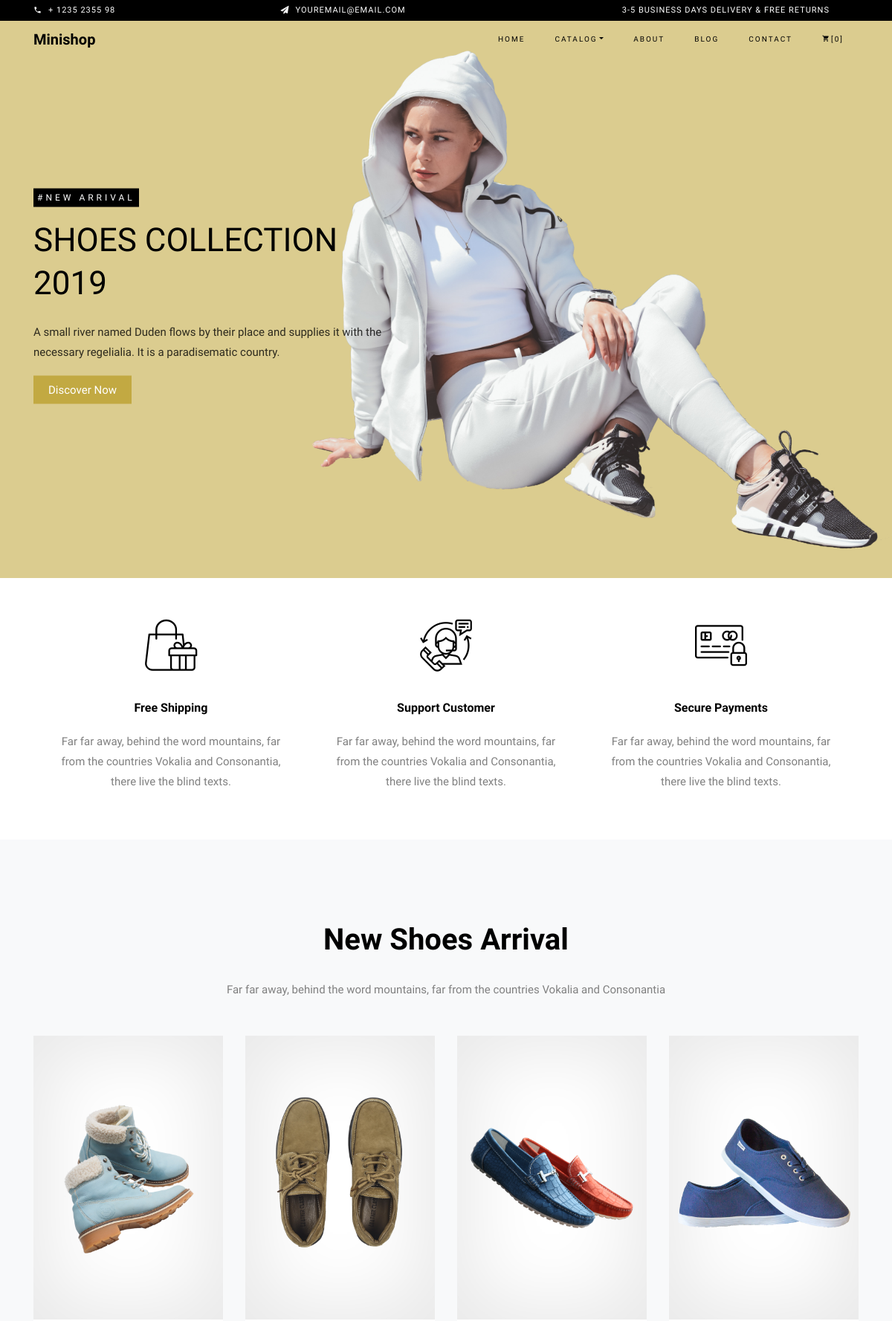
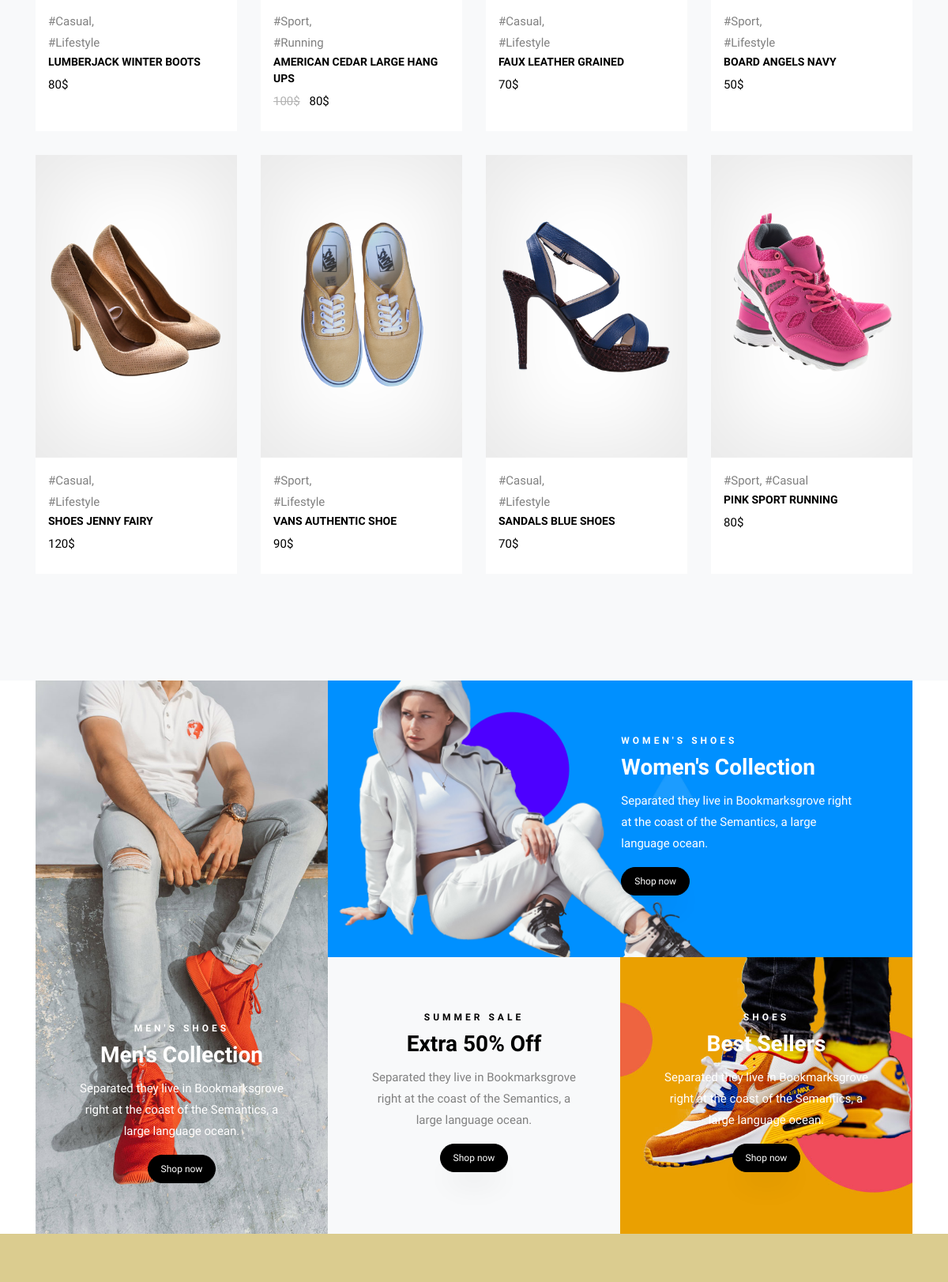
The page / (upper part) on the database its author committed (2 pictures, top to bottom).
### main_page/models.py (models this page shows, shortened)
class Tovars(models.Model):
    name = models.TextField(max_length=30,verbose_name='назва')
    price = models.IntegerField(verbose_name='ціна')
    desc = models.TextField(max_length=1000,verbose_name='опис')
    manufacter = models.TextField(max_length=1000,verbose_name='мануфактура')
    img = models.ImageField(verbose_name='фото товару')
    sizes = models.ManyToManyField(Size,verbose_name='розміри',blank=True)
    type = models.ManyToManyField(Type,verbose_name='вид')
    tag = models.ManyToManyField(Tag,verbose_name='теги')

class Tag(models.Model):
    name = models.CharField(max_length=30, verbose_name='Назва')
    slug = models.SlugField(unique=True, blank=True)
    def __str__(self):
        return self.name
    class Meta:
        verbose_name = 'Тег'
        verbose_name_plural = 'Теги'

class Skidka_Tovar(models.Model):
    price_new = models.IntegerField(verbose_name='нова ціна')
    old = models.ManyToManyField(Tovars,verbose_name='товар')

### main_page/views.py (the view)
# urls.py: path('', views.index, name='index'),
def index(request):
    tovars = Tovars.objects.all()
    skidki = Skidka_Tovar.objects.prefetch_related('old').all()
    gallery = Gallery.objects.all()
    for tovar in tovars:
        tovar.discounted_price = get_discounted_tovar(tovar)
    context = {
        'tovars': tovars,
        'skidki': skidki,
        'gallery':  gallery
    }
    context.update(get_tovars())
    context.update(get_skidka())
    return render(request, 'html_files/index.html', context)

### main_page/templatetags/custom_tags.py (called while the page is built)
@register.filter
def get_discount(skidka_tovars, tovar):
    for skidka in skidka_tovars:
        if tovar in skidka.old.all():
            return skidka
    return None

### main_page/views.py (called while the page is built)
def get_tovars():
    all_tovars = Tovars.objects.all()
    total_count = all_tovars.count()
    fourth = total_count // 4
    remainder = total_count % 4
    cat1_end = fourth + (1 if remainder > 0 else 0)
    cat2_end = cat1_end + (1 if remainder > 1 else 0)
    cat3_end = cat2_end + (1 if remainder > 2 else 0)
    return {
        'cat1': all_tovars[:cat1_end],
        'cat2': all_tovars[cat1_end:cat2_end],
        'cat3': all_tovars[cat2_end:cat3_end],
        'cat4': all_tovars[cat3_end:]
    }

def get_skidka():
    skidka_tovars = Skidka_Tovar.objects.prefetch_related('old').all()
    return {'skidka_tovars': skidka_tovars}

def get_discounted_tovar(tovar):
    discounted_item = Skidka_Tovar.objects.filter(old=tovar).first()
    if discounted_item:
        return discounted_item.price_new
    return tovar.price

### templates/html_files/index.html (shortened to what this page needs)
{% extends 'html_files/base.html' %}
{% load static %}
{% load custom_tags %}
{% block content %}
    <section id="home-section" class="hero">
		  <div class="home-slider owl-carousel">
	      <div class="slider-item js-fullheight">
	      	<div class="overlay"></div>
	        <div class="container-fluid p-0">
	          <div class="row d-md-flex no-gutters slider-text align-items-center justify-content-end" data-scrollax-parent="true">
	          	<img class="one-third order-md-last img-fluid" src="{% static 'blog/images/bg_1.png' %}" style="height:670px;,width:850px;" alt="">
		          <div class="one-forth d-flex align-items-center ftco-animate" data-scrollax=" properties: { translateY: '70%' }">
		          	<div class="text">
		          		<span class="subheading">#New Arrival</span>
		          		<div class="horizontal">
				            <h1 class="mb-4 mt-3">Shoes Collection 2019</h1>
				            <p class="mb-4">A small river named Duden flows by their place and supplies it with the necessary regelialia. It is a paradisematic country.</p>
				            <p><a href="{% url 'main_page:shop' %}" class="btn-custom">Discover Now</a></p>
				          </div>
		            </div>
		          </div>
	        	</div>
	        </div>
	      </div>
	    </div>
    </section>
    <section class="ftco-section ftco-no-pt ftco-no-pb">
			<div class="container">
				<div class="row no-gutters ftco-services">
          <div class="col-lg-4 text-center d-flex align-self-stretch ftco-animate">
            <div class="media block-6 services p-4 py-md-5">
              <div class="icon d-flex justify-content-center align-items-center mb-4">
            		<span class="flaticon-bag"></span>
              </div>
              <div class="media-body">
                <h3 class="heading">Free Shipping</h3>
                <p>Far far away, behind the word mountains, far from the countries Vokalia and Consonantia, there live the blind texts.</p>
              </div>
            </div>
          </div>
          <div class="col-lg-4 text-center d-flex align-self-stretch ftco-animate">
            <div class="media block-6 services p-4 py-md-5">
              <div class="icon d-flex justify-content-center align-items-center mb-4">
            		<span class="flaticon-customer-service"></span>
              </div>
              <div class="media-body">
                <h3 class="heading">Support Customer</h3>
                <p>Far far away, behind the word mountains, far from the countries Vokalia and Consonantia, there live the blind texts.</p>
              </div>
            </div>
          </div>
          <div class="col-lg-4 text-center d-flex align-self-stretch ftco-animate">
            <div class="media block-6 services p-4 py-md-5">
              <div class="icon d-flex justify-content-center align-items-center mb-4">
            		<span class="flaticon-payment-security"></span>
              </div>
              <div class="media-body">
                <h3 class="heading">Secure Payments</h3>
                <p>Far far away, behind the word mountains, far from the countries Vokalia and Consonantia, there live the blind texts.</p>
              </div>
            </div>
          </div>
        </div>
			</div>
		</section>
<section class="ftco-section bg-light">
	<div class="container">
		<div class="row justify-content-center mb-3 pb-3">
			<div class="col-md-12 heading-section text-center ftco-animate">
				<h2 class="mb-4">New Shoes Arrival</h2>
				<p>Far far away, behind the word mountains, far from the countries Vokalia and Consonantia</p>
			</div>
		</div>
	</div>
	<div class="container">
		<div class="row">
			{% for tovar in cat1 %}
			<div class="col-sm-12 col-md-6 col-lg-3 ftco-animate d-flex">
				<div class="product d-flex flex-column">
					<a href="#" class="img-prod"><img class="img-fluid" src="{{ tovar.img.url }}" alt="{{ tovar.name }}">
					</a>
					<div class="text py-3 pb-4 px-3">
						<div class="d-flex">
							<div class="cat">
								{{ tovar.tag.all|join:", " }}
							</div>
						</div>
						<h3><a href="#">{{ tovar.name }}</a></h3>
						{% with skidka=skidka_tovars|get_discount:tovar %}
							{% if skidka %}
								{% for tovar in skidka.old.all %}
								<div class="pricing">
									<p class="price">
										<span class="mr-2 price-dc">{{ tovar.price }}$</span>
										<span class="price-sale">{{ skidka.price_new }}$</span>
									</p>
								</div>
								{% endfor %}
							{% else %}
								<div class="pricing">
									<p class="price"><span>{{ tovar.price }}$</span></p>
								</div>
							{% endif %}
						{% endwith %}
					</div>
				</div>
			</div>
			{% endfor %}
			{% for tovar in cat4 %}
			<div class="col-sm-12 col-md-6 col-lg-3 ftco-animate d-flex">
				<div class="product d-flex flex-column">
					<a href="#" class="img-prod"><img class="img-fluid" src="{{ tovar.img.url }}" alt="{{ tovar.name }}">
					</a>
					<div class="text py-3 pb-4 px-3">
						<div class="d-flex">
							<div class="cat">
								{{ tovar.tag.all|join:", " }}
							</div>
						</div>
						<h3><a href="#">{{ tovar.name }}</a></h3>
						{% with skidka=skidka_tovars|get_discount:tovar %}
							{% if skidka %}
								{% for tovar in skidka.old.all %}
								<div class="pricing">
									<p class="price">
										<span class="mr-2 price-dc">{{ tovar.price }}$</span>
										<span class="price-sale">{{ skidka.price_new }}$</span>
									</p>
								</div>
								{% endfor %}
							{% else %}
								<div class="pricing">
									<p class="price"><span>{{ tovar.price }}$</span></p>
								</div>
							{% endif %}
						{% endwith %}
					</div>
				</div>
			</div>
			{% endfor %}
		</div>
	</div>
</section>
    <section class="ftco-section ftco-choose ftco-no-pb ftco-no-pt">
    	<div class="container">
				<div class="row no-gutters">
					<div class="col-lg-4">
						<div class="choose-wrap divider-one img p-5 d-flex align-items-end" style="background-image: url('{% static 'blog/images/choose-1.jpg' %}');">
    					<div class="text text-center text-white px-2">
								<span class="subheading">Men's Shoes</span>
    						<h2>Men's Collection</h2>
    						<p>Separated they live in Bookmarksgrove right at the coast of the Semantics, a large language ocean.</p>
    						<p><a href="{% url 'main_page:shop' %}" class="btn btn-black px-3 py-2">Shop now</a></p>
    					</div>
    				</div>
					</div>
					<div class="col-lg-8">
    				<div class="row no-gutters choose-wrap divider-two align-items-stretch">
    					<div class="col-md-12">
	    					<div class="choose-wrap full-wrap img align-self-stretch d-flex align-item-center justify-content-end" style="background-image: url('{% static 'blog/images/choose-2.jpg' %}');">
	    						<div class="col-md-7 d-flex align-items-center">
	    							<div class="text text-white px-5">
	    								<span class="subheading">Women's Shoes</span>
			    						<h2>Women's Collection</h2>
			    						<p>Separated they live in Bookmarksgrove right at the coast of the Semantics, a large language ocean.</p>
			    						<p><a href="{% url 'main_page:shop' %}" class="btn btn-black px-3 py-2">Shop now</a></p>
			    					</div>
	    						</div>
	    					</div>
	    				</div>
    					<div class="col-md-12">
    						<div class="row no-gutters">
    							<div class="col-md-6">
		    						<div class="choose-wrap wrap img align-self-stretch bg-light d-flex align-items-center">
		    							<div class="text text-center px-5">
		    								<span class="subheading">Summer Sale</span>
				    						<h2>Extra 50% Off</h2>
				    						<p>Separated they live in Bookmarksgrove right at the coast of the Semantics, a large language ocean.</p>
				    						<p><a href="{% url 'main_page:shop' %}" class="btn btn-black px-3 py-2">Shop now</a></p>
				    					</div>
		    						</div>
	    						</div>
	    						<div class="col-md-6">
		    						<div class="choose-wrap wrap img align-self-stretch d-flex align-items-center" style="background-image: url('{% static 'blog/images/choose-3.jpg' %}');;">
		    							<div class="text text-center text-white px-5">
		    								<span class="subheading">Shoes</span>
				    						<h2>Best Sellers</h2>
				    						<p>Separated they live in Bookmarksgrove right at the coast of the Semantics, a large language ocean.</p>
				    						<p><a href="{% url 'main_page:shop' %}" class="btn btn-black px-3 py-2">Shop now</a></p>
				    					</div>
		    						</div>
	    						</div>
	    					</div>
    					</div>
    				</div>
    			</div>
  			</div>
    	</div>
    </section>
{% for skidka in skidki %}
    {% for tovar in skidka.old.all %}
        <section class="ftco-section ftco-deal bg-primary">
        </section>
    {% endfor %}
{% endfor %}
{% endblock %}

### rows shown on the page
Tovars: img (picture), tag.all "#Casual, #Lifestyle", name "LUMBERJACK WINTER BOOTS", price "80"
Tovars: img (picture), tag.all "#Sport, #Running", name "AMERICAN CEDAR LARGE HANG UPS", price "100"
Skidka_Tovar: price_new "80"
Tovars: img (picture), tag.all "#Casual, #Lifestyle", name "FAUX LEATHER GRAINED", price "70"
Tovars: img (picture), tag.all "#Sport, #Lifestyle", name "BOARD ANGELS NAVY", price "50"
Tovars: img (picture), tag.all "#Casual, #Lifestyle", name "SHOES JENNY FAIRY", price "120"
Tovars: img (picture), tag.all "#Sport, #Lifestyle", name "VANS AUTHENTIC SHOE", price "90"
Tovars: img (picture), tag.all "#Casual, #Lifestyle", name "SANDALS BLUE SHOES", price "70"
Tovars: img (picture), tag.all "#Sport, #Casual", name "PINK SPORT RUNNING", price "80"
